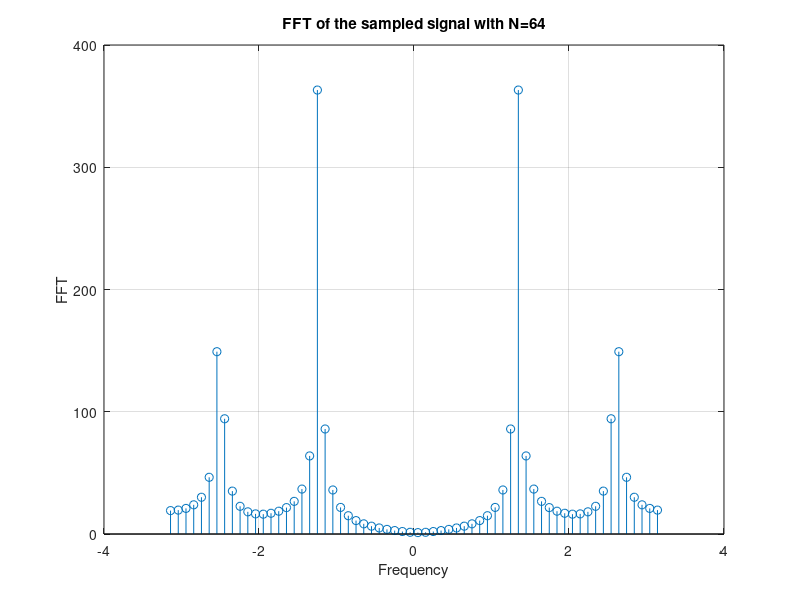
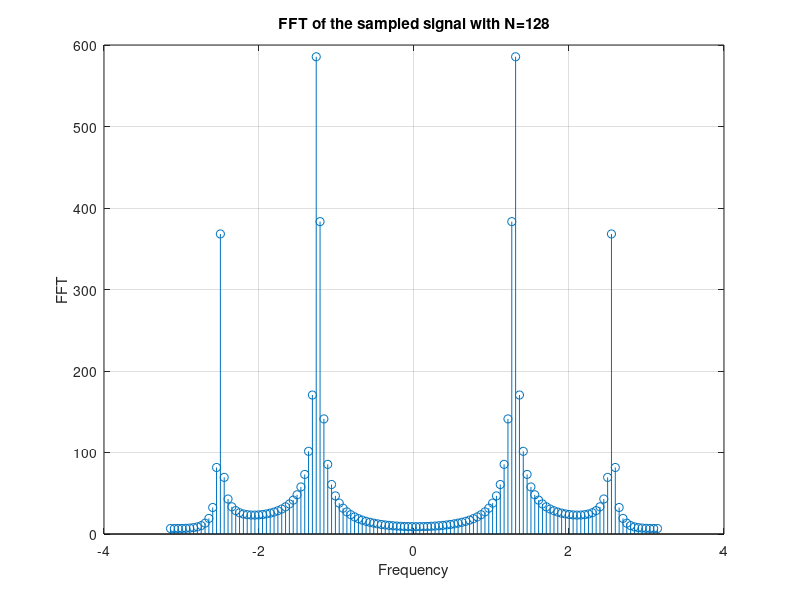
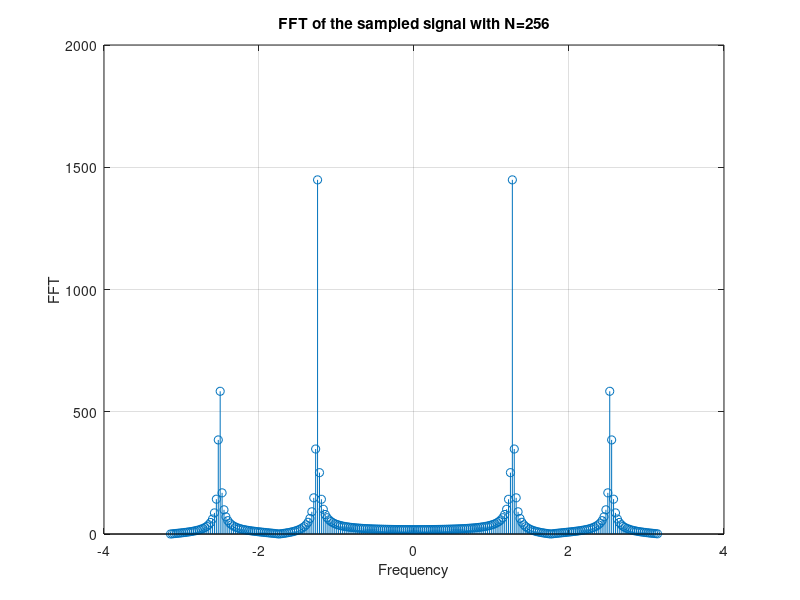
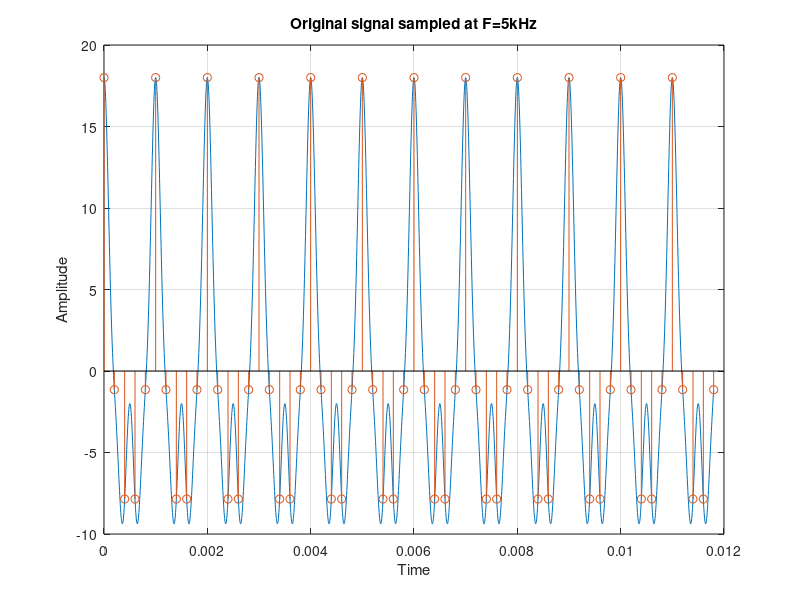

Write the MATLAB code that produced these figures, in order.
clear all;
clc;

fs=5e3;
f0=200e3;

t=0:1/f0:59/fs;
x = 10*cos(2*pi*1000*t) + 6*cos(2*pi*2000*t) + 2*cos(2*pi*4000*t);

t0=0:1/fs:59/fs;
x0 = 10*cos(2*pi*1000*t0) + 6*cos(2*pi*2000*t0) + 2*cos(2*pi*4000*t0);
figure(4);
plot(t,x);
hold on;
stem(t0,x0);
grid on;
xlabel('Time'); 
ylabel('Amplitude');
title('Original signal sampled at F=5kHz');


n1=64;
t1=0: 1/fs: (n1-1)/fs;
x1 = 10*cos(2*pi*1000*t1) + 6*cos(2*pi*2000*t1) + 2*cos(2*pi*4000*t1);
y1=fft(x1,n1);
y11=fftshift(y1);
f1=linspace(-pi, pi, n1);



figure(1);
stem(f1, abs(y11));
xlabel('Frequency'); 
ylabel('FFT');
title('FFT of the sampled signal with N=64');
grid on;

n2=128;
t2=0: 1/fs: (n2-1)/fs;
x2 = 10*cos(2*pi*1000*t2) + 6*cos(2*pi*2000*t2) + 2*cos(2*pi*4000*t2);
y2=fft(x2,n2);
y21=fftshift(y2);
f2=linspace(-pi, pi, n2);

figure(2);
stem(f2, abs(y21));
xlabel('Frequency'); 
ylabel('FFT');
title('FFT of the sampled signal with N=128');
grid on;

n3=256;
t3=0: 1/fs: (n3-1)/fs;
x3 = 10*cos(2*pi*1000*t3) + 6*cos(2*pi*2000*t3) + 2*cos(2*pi*4000*t3);
y3=fft(x3,n3);
y31=fftshift(y3);
f3=linspace(-pi, pi, n3);

figure(3);
stem(f3, abs(y31));
xlabel('Frequency'); 
ylabel('FFT');
title('FFT of the sampled signal with N=256');
grid on;





